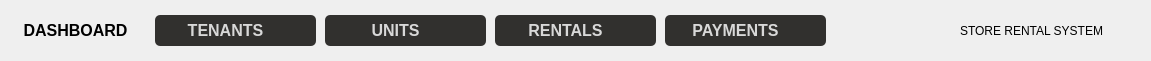
     <widget class="QWidget" name="DashBoardWidget" native="true">
      <property name="geometry">
       <rect>
        <x>0</x>
        <y>0</y>
        <width>1151</width>
        <height>61</height>
       </rect>
      </property>
      <property name="styleSheet">
       <string notr="true">QWidget {
    background-color:  #fffff;        /* Background color */
    border: 1px solid #d3d3d3;      /* Light grey border */
    border-radius: 10px;            /* Rounded corners */
    padding: 10px;                  /* Padding inside the widget */
}

/* Shadow effect */
QWidget {
    box-shadow: 5px 5px 15px rgba(0, 0, 0, 0.3);  /* Shadow with some transparency */
}

QWidget &gt; QLabel {
    background-color: transparent;              /* Transparent background for labels */
    border: none;                               /* No border for labels */
    margin: 0px;                                /* No margin for labels */
}</string>
      </property>
      <widget class="QPushButton" name="DashboardButton">
       <property name="geometry">
        <rect>
         <x>-10</x>
         <y>0</y>
         <width>171</width>
         <height>61</height>
        </rect>
       </property>
       <property name="styleSheet">
        <string notr="true">QPushButton {
    background-color: #fffff; /* Solid color */
    border: none;
    border-radius: 12px;
    color: black;
    padding: 4px 5px;
    text-align: center;
    font-size: 16px;
    font-weight: bold;
    min-width: 10px;
    min-height: 4px;
    margin: 5px;
	
}

QPushButton:hover {
    background-color: #94908D; /* Solid color on hover */
}

QPushButton:pressed {
    background-color: #94908D; /* Solid color on pressed */
}

QPushButton:disabled {
    background-color: #111111; /* Solid color on disabled */
    color: #fffff;
}
</string>
       </property>
       <property name="text">
        <string>DASHBOARD</string>
       </property>
       <property name="icon">
        <iconset>
         <normaloff>:/icons/house.png</normaloff>:/icons/house.png</iconset>
       </property>
       <property name="iconSize">
        <size>
         <width>25</width>
         <height>25</height>
        </size>
       </property>
      </widget>
      <widget class="QPushButton" name="RentalsButton">
       <property name="geometry">
        <rect>
         <x>490</x>
         <y>10</y>
         <width>171</width>
         <height>41</height>
        </rect>
       </property>
       <property name="styleSheet">
        <string notr="true">QPushButton {
    background-color: #31302E; /* Solid color */
    border: none;
    border-radius: 5px;
    color: #d8d8d8;
    padding: 4px 5px;
    text-align: center;
    font-size: 16px;
    font-weight: bold;
    min-width: 10px;
    min-height: 4px;
    margin: 5px;
	padding-right: 25px;
	
}

QPushButton:hover {
    background-color: #94908D; /* Solid color on hover */
}

QPushButton:pressed {
    background-color: #94908D; /* Solid color on pressed */
}

QPushButton:disabled {
    background-color: #000000; /* Solid color on disabled */
    color: #757575;
}
</string>
       </property>
       <property name="text">
        <string>RENTALS</string>
       </property>
       <property name="icon">
        <iconset resource="../SAMPLE-main/resources.qrc">
         <normaloff>:/icons/D:/key-3-16.ico</normaloff>:/icons/D:/key-3-16.ico</iconset>
       </property>
       <property name="iconSize">
        <size>
         <width>19</width>
         <height>19</height>
        </size>
       </property>
      </widget>
      <widget class="QPushButton" name="UnitsButton">
       <property name="geometry">
        <rect>
         <x>320</x>
         <y>10</y>
         <width>171</width>
         <height>41</height>
        </rect>
       </property>
       <property name="styleSheet">
        <string notr="true">QPushButton {
    background-color: #31302E; /* Solid color */
    border: none;
    border-radius: 5px;
    color: #d8d8d8;
    padding: 4px 5px;
    text-align: center;
    font-size: 16px;
    font-weight: bold;
    min-width: 10px;
    min-height: 4px;
    margin: 5px;
	padding-right: 25px;
	
}

QPushButton:hover {
    background-color: #94908D; /* Solid color on hover */
}

QPushButton:pressed {
    background-color: #94908D; /* Solid color on pressed */
}

QPushButton:disabled {
    background-color: #000000; /* Solid color on disabled */
    color: #757575;
}
</string>
       </property>
       <property name="text">
        <string>UNITS</string>
       </property>
       <property name="icon">
        <iconset resource="../SAMPLE-main/resources.qrc">
         <normaloff>:/icons/D:/edit-property-16.ico</normaloff>:/icons/D:/edit-property-16.ico</iconset>
       </property>
       <property name="iconSize">
        <size>
         <width>19</width>
         <height>19</height>
        </size>
       </property>
      </widget>
      <widget class="QPushButton" name="TenantsButton">
       <property name="geometry">
        <rect>
         <x>150</x>
         <y>10</y>
         <width>171</width>
         <height>41</height>
        </rect>
       </property>
       <property name="styleSheet">
        <string notr="true">QPushButton {
    background-color: #31302E; /* Solid color */
    border: none;
    border-radius: 5px;
    color: #d8d8d8;
    padding: 4px 5px;
    text-align: center;
    font-size: 16px;
    font-weight: bold;
    min-width: 10px;
    min-height: 4px;
    margin: 5px;
	padding-right: 25px;
	
}

QPushButton:hover {
    background-color: #94908D; /* Solid color on hover */
}

QPushButton:pressed {
    background-color: #94908D; /* Solid color on pressed */
}

QPushButton:disabled {
    background-color: #000000; /* Solid color on disabled */
    color: #757575;
}
</string>
       </property>
       <property name="text">
        <string>TENANTS</string>
       </property>
       <property name="icon">
        <iconset resource="../SAMPLE-main/resources.qrc">
         <normaloff>:/icons/D:/user-3-16.ico</normaloff>:/icons/D:/user-3-16.ico</iconset>
       </property>
       <property name="iconSize">
        <size>
         <width>19</width>
         <height>19</height>
        </size>
       </property>
      </widget>
      <widget class="QPushButton" name="PaymentsButton">
       <property name="geometry">
        <rect>
         <x>660</x>
         <y>10</y>
         <width>171</width>
         <height>41</height>
        </rect>
       </property>
       <property name="styleSheet">
        <string notr="true">QPushButton {
    background-color: #31302E; /* Solid color */
    border: none;
    border-radius: 5px;
    color: #d8d8d8;
    padding: 4px 5px;
    text-align: center;
    font-size: 16px;
    font-weight: bold;
    min-width: 10px;
    min-height: 4px;
    margin: 5px;
	padding-right: 25px;
	
}

QPushButton:hover {
    background-color: #94908D; /* Solid color on hover */
}

QPushButton:pressed {
    background-color: #94908D; /* Solid color on pressed */
}

QPushButton:disabled {
    background-color: #000000; /* Solid color on disabled */
    color: #757575;
}
</string>
       </property>
       <property name="text">
        <string>PAYMENTS</string>
       </property>
       <property name="icon">
        <iconset resource="../SAMPLE-main/resources.qrc">
         <normaloff>:/icons/D:/credit-card-6-16.ico</normaloff>:/icons/D:/credit-card-6-16.ico</iconset>
       </property>
       <property name="iconSize">
        <size>
         <width>19</width>
         <height>19</height>
        </size>
       </property>
      </widget>
      <widget class="QLabel" name="TotalUnits_9">
       <property name="geometry">
        <rect>
         <x>960</x>
         <y>10</y>
         <width>161</width>
         <height>41</height>
        </rect>
       </property>
       <property name="font">
        <font>
         <family>MS Shell Dlg 2</family>
         <pointsize>8</pointsize>
         <italic>false</italic>
         <bold>false</bold>
        </font>
       </property>
       <property name="styleSheet">
        <string notr="true">font-size: 12px;
font: 8pt &quot;MS Shell Dlg 2&quot;;
bold: off;</string>
       </property>
       <property name="text">
        <string>STORE RENTAL SYSTEM</string>
       </property>
      </widget>
      <zorder>DashboardButton</zorder>
      <zorder>RentalsButton</zorder>
      <zorder>UnitsButton</zorder>
      <zorder>PaymentsButton</zorder>
      <zorder>TenantsButton</zorder>
      <zorder>TotalUnits_9</zorder>
     </widget>
